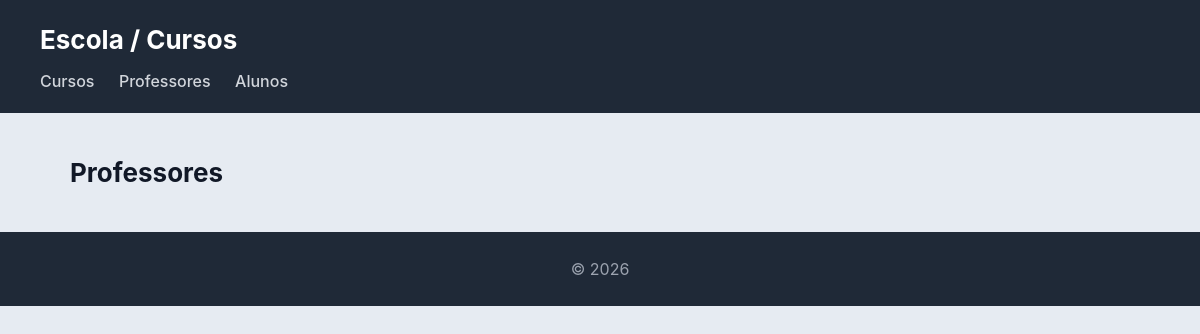
/curso/professores/, run on an earlier commit of the app's database.
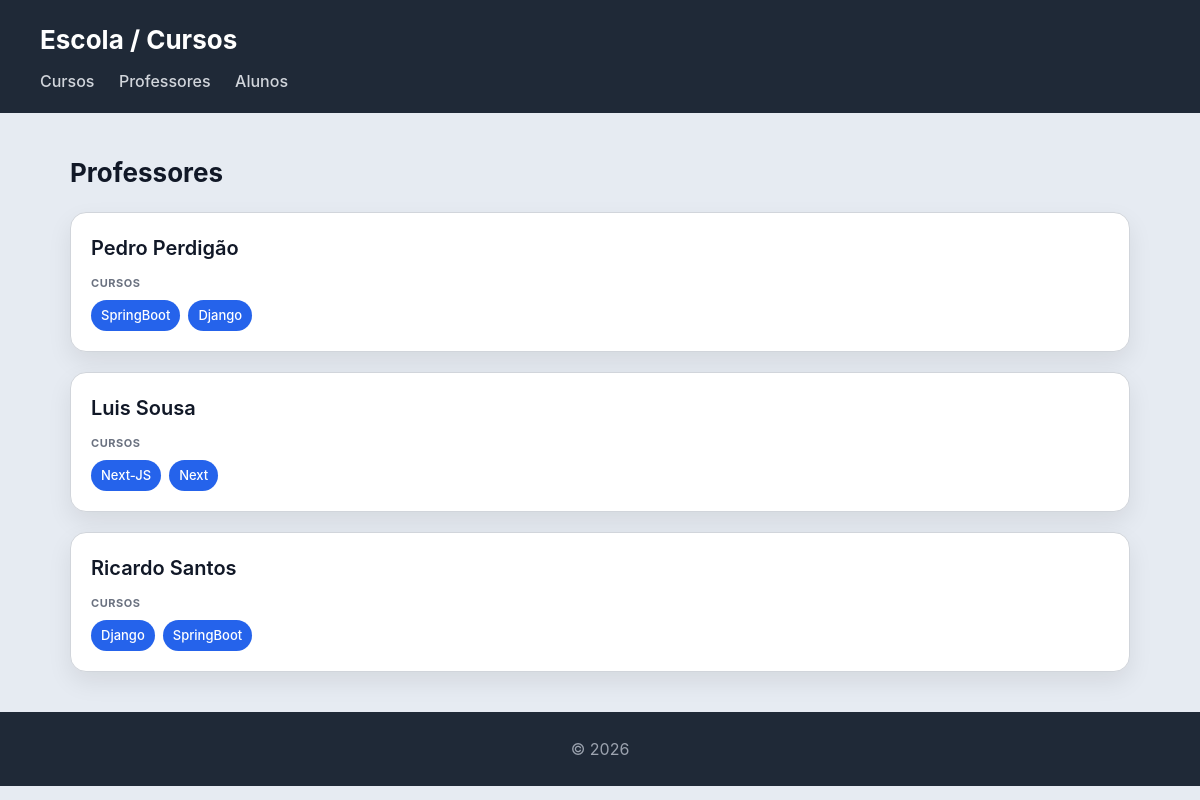
And on a later commit of the database.
### curso/models.py (models this page shows, shortened)
class Professor(models.Model):
    nome = models.CharField(max_length=100)
    email = models.EmailField()

class Curso(models.Model):
    nome = models.CharField(max_length=100)
    imagem = models.ImageField(upload_to='cursos/')
    professor = models.ForeignKey(Professor, on_delete=models.CASCADE, related_name='cursos')
    alunos = models.ManyToManyField(Aluno, related_name='cursos')

### curso/views.py (the view)
# urls.py: path('professores/', views.professores_view, name="professores"),
def professores_view(request):
    professores = Professor.objects.prefetch_related('cursos').all()
    return render(request, 'curso/professores.html', {'professores': professores})

### curso/templates/curso/professores.html
{% extends "curso/base.html" %}
{% block content %}
<h2>Professores</h2>
<section>
    {% for professor in professores %}
    <article>
        <header>
            <h3>{{ professor.nome }}</h3>
        </header>
        <section>
            <h4>Cursos</h4>
            <ul>
                {% for curso in professor.cursos.all %}
                    <li>{{ curso.nome }}</li>
                {% empty %}
                    <li>Sem cursos atribuídos</li>
                {% endfor %}
            </ul>
        </section>
    </article>
    {% endfor %}
</section>
{% endblock %}

### curso/templates/curso/base.html (shortened to what this page needs)
{% load static %}
<!DOCTYPE html>
<html lang="pt">
<head>
    <link rel="stylesheet" href="{% static 'curso/styles.css' %}">
</head>
<body>
    <header>
        <h1>Escola / Cursos</h1>
        <nav>
            <a href="{% url 'cursos' %}">Cursos</a>
            <a href="{% url 'professores' %}">Professores</a>
            <a href="{% url 'alunos' %}">Alunos</a>
        </nav>
    </header>
    <main>
        {% block content %}
        {% endblock %}
    </main>
    <footer>
        <p>&copy; 2026</p>
    </footer>
</body>
</html>

### curso/static/curso/styles.css (style rules this page uses)
* { box-sizing: border-box; margin: 0; padding: 0; }
body { font-family: "Inter", "Segoe UI", system-ui, -apple-system, sans-serif; background: #e6ebf2; color: #111827; line-height: 1.5; }
body > header { background: #1f2937; color: white; padding: 20px 40px; }
body > header h1 { font-size: 26px; }
body > header nav { margin-top: 10px; }
body > header nav a { color: #d1d5db; margin-right: 20px; text-decoration: none; font-weight: 500; }
main { max-width: 1100px; margin: 40px auto; padding: 0 20px; }
h2 { margin-bottom: 20px; font-size: 26px; }
section > article { background: white; padding: 20px; border-radius: 16px; border: 1px solid #d1d5db; box-shadow: 0 10px 25px rgba(0,0,0,0.08); transition: all 0.25s ease; margin-bottom: 20px; }
article > header { margin-bottom: 12px; }
article > header h3 { font-size: 20px; font-weight: 600; margin-bottom: 4px; }
article > section { margin-top: 10px; }
article > section h4 { font-size: 11px; text-transform: uppercase; color: #6b7280; margin-bottom: 8px; letter-spacing: 0.05em; }
article > section > ul { list-style: none; display: flex; flex-wrap: wrap; gap: 8px; }
article > section > ul > li { background: #2563eb; color: white; padding: 6px 10px; border-radius: 999px; font-size: 13px; font-weight: 500; }
footer { text-align: center; padding: 25px; background: #1f2937; color: #9ca3af; margin-top: 40px; }

What changed in the data, as far as the page shows it:
added Professor: nome "Pedro Perdigão"
added Curso: nome "SpringBoot", shown under "Pedro Perdigão"
added Curso: nome "Django", shown under "Pedro Perdigão"
added Professor: nome "Luis Sousa"
added Curso: nome "Next-JS", shown under "Luis Sousa"
added Curso: nome "Next", shown under "Luis Sousa"
added Professor: nome "Ricardo Santos"
added Curso: nome "Django", shown under "Ricardo Santos"
added Curso: nome "SpringBoot", shown under "Ricardo Santos"
